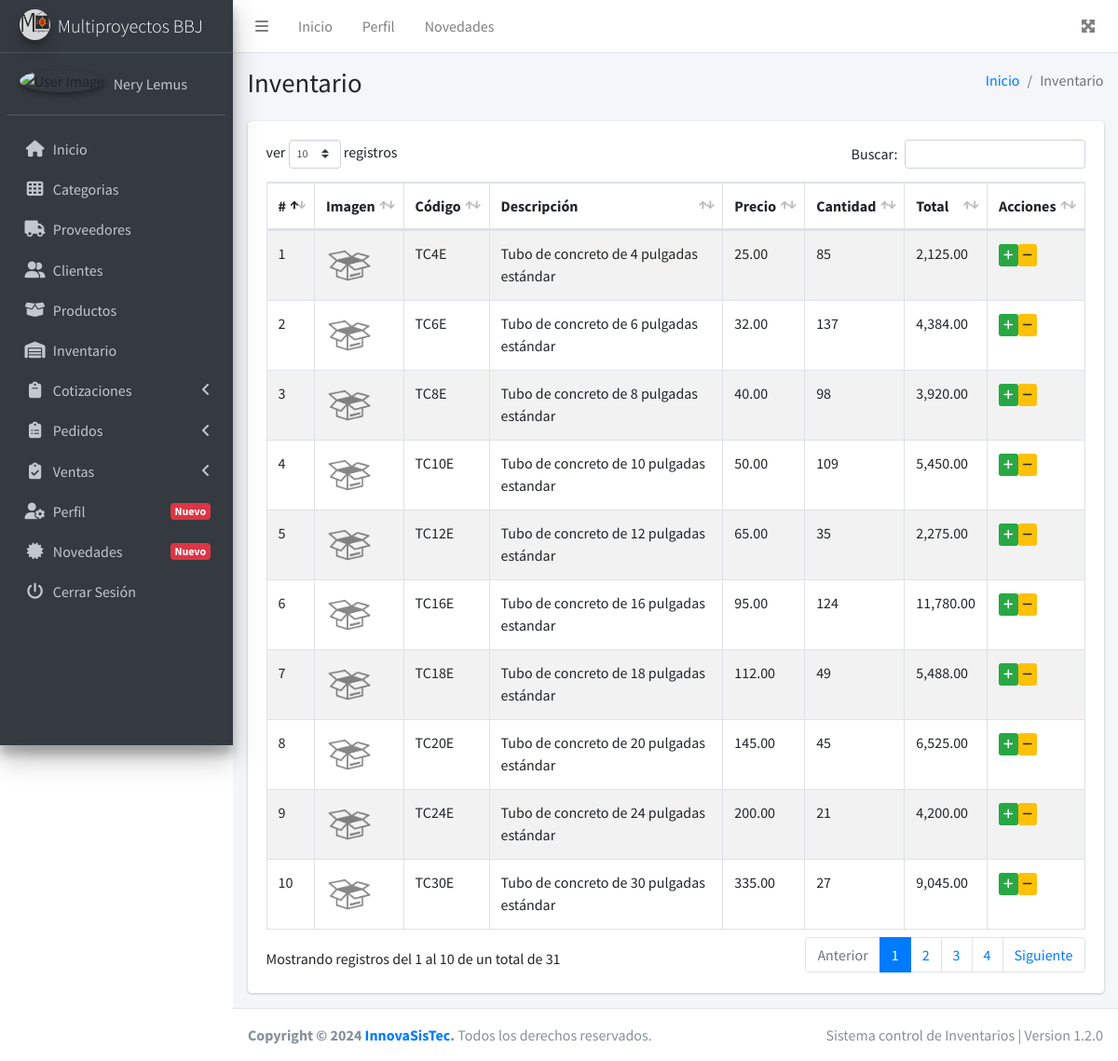
/inventario (signed in), run on the app's committed database.
### tables this page shows
CREATE TABLE `institucion` (
  `idInstitucion` int(11) NOT NULL,
  `nombre` varchar(100) NOT NULL,
  `razonSocial` text NOT NULL,
  `nit` varchar(50) NOT NULL,
  `direccion` text NOT NULL,
  `telefono` varchar(15) NOT NULL,
  `correo` varchar(60) NOT NULL,
  `sitioWeb` varchar(100) NOT NULL,
  `logotipo` text NOT NULL
);

CREATE TABLE `inventario` (
  `idInventario` int(11) NOT NULL,
  `cantidad` int(11) NOT NULL,
  `producto` int(11) NOT NULL,
  `fecha` datetime NOT NULL DEFAULT CURRENT_TIMESTAMP
);

CREATE TABLE `productos` (
  `idProducto` int(11) NOT NULL,
  `codigo` varchar(50) NOT NULL,
  `descripcion` text NOT NULL,
  `precioCompra` decimal(28,2) NOT NULL,
  `precioVenta` decimal(28,2) NOT NULL,
  `categoria` int(11) NOT NULL,
  `proveedor` int(11) NOT NULL,
  `estatus` int(11) NOT NULL DEFAULT '1',
  `imagen` text NOT NULL,
  `fecha` datetime NOT NULL DEFAULT CURRENT_TIMESTAMP
);

### controllers/plantilla.controller.php (called while the page is built)
<?php
    class PlantillaController{
        public static function ctrMostrarPlantilla(){
            include 'views/plantilla.php';
        }
    }

### index.php (called while the page is built, shortened)
<?php
    require_once 'controllers/plantilla.controller.php';
    require_once 'controllers/institucion.controller.php';
    require_once 'controllers/productos.controller.php';
    require_once 'controllers/inventarios.controller.php';
    require_once 'controllers/usuarios.controller.php';
    require_once 'models/institucion.model.php';
    require_once 'models/productos.model.php';
    require_once 'models/inventarios.model.php';
    $plantilla = new PlantillaController();
    $plantilla -> ctrMostrarPlantilla();

### controllers/institucion.controller.php (called while the page is built, shortened)
<?php
    class InstitucionController{
        public static function ctrMostrarInstitucion(){
            $tabla = "institucion";
            $respuesta = InstitucionModel::mdlMostrarInstitucion($tabla);
            return $respuesta;
        }
    }

### models/conexion.php (called while the page is built)
<?php
    class Conexion{
        public static function conectar(){
            $link = new PDO("mysql:host=nerylemus84229.ipagemysql.com;dbname=sis_pos",
							"multibb",
							"innova.12");
			$link -> exec("set names utf8");
			return $link;
        }
    }

### models/institucion.model.php (called while the page is built, shortened)
<?php
    require_once 'conexion.php';
    class InstitucionModel{
        public static function mdlMostrarInstitucion($tabla){
            $stmt = Conexion::conectar()->prepare("SELECT * FROM $tabla");
            $stmt -> execute();
            return $stmt -> fetch();
        }
    }

### controllers/inventarios.controller.php (called while the page is built, shortened)
<?php
    class InventariosController{
        public static function ctrMostrarInventario($item, $valor){
            $tabla = "inventario";
            $respuesta = InventariosModel::mdlMostrarInventario($tabla, $item, $valor);
            return $respuesta;
        }
    }

### models/inventarios.model.php (called while the page is built, shortened)
<?php
    require_once 'conexion.php';
    class InventariosModel{
        public static function mdlMostrarInventario($tabla, $item, $valor){
            if($item != null){
                $stmt = Conexion::conectar()->prepare("SELECT * FROM $tabla WHERE $item = :$item");
                $stmt -> bindParam(":".$item, $valor, PDO::PARAM_STR);
                $stmt -> execute();
                return $stmt -> fetchAll();
            }else{
                $stmt = Conexion::conectar()->prepare("SELECT * FROM $tabla");
                $stmt -> execute();
                return $stmt->fetchAll();
            }
        }
    }

### controllers/productos.controller.php (called while the page is built, shortened)
<?php
    class ProductosController{
        public static function ctrMostrarProductos($item, $valor){
            $tabla = "productos";
            $respuesta = ProductosModel::mdlMostrarProductos($tabla, $item, $valor);
            return $respuesta;
        }
    }

### models/productos.model.php (called while the page is built, shortened)
<?php
    require_once 'conexion.php';
    class ProductosModel{
        public static function mdlMostrarProductos($tabla, $item, $valor){
            if($item != null){
                $stmt = Conexion::conectar()->prepare("SELECT * FROM $tabla WHERE $item = :$item");
                $stmt -> bindParam(":".$item, $valor, PDO::PARAM_STR);
                $stmt -> execute();
                return $stmt -> fetchAll();
            }else{
                $stmt = Conexion::conectar()->prepare("SELECT * FROM $tabla");
                $stmt -> execute();
                return $stmt->fetchAll();
            }
        }
    }

### views/modulos/inventario.php (the view, shortened to what this page needs)
<div class="content-wrapper">
    <div class="content-header">
      <div class="container-fluid">
        <div class="row mb-2">
          <div class="col-sm-6">
            <h1 class="m-0">Inventario</h1>
          </div>
          <div class="col-sm-6">
            <ol class="breadcrumb float-sm-right">
              <li class="breadcrumb-item"><a href="inicio">Inicio</a></li>
              <li class="breadcrumb-item active">Inventario</li>
            </ol>
          </div>
        </div>
      </div>
    </div>
    <div class="content">
      <div class="container-fluid">
        <div class="row">
            <div class="col-md-12">
                <div class="card">
                    <div class="card-body">
                        <table class="table table-bordered table-striped tablas">
                        <thead>
                        <tr>
                            <th>#</th>
                            <th>Imagen</th>
                            <th>Código</th>
                            <th>Descripción</th>
                            <th>Precio</th>
                            <th>Cantidad</th>
                            <th>Total</th>
                            <th>Acciones</th>
                        </tr>
                        </thead>
                        <tbody>
                            <?php
                                $item = null;
                                $valor = null;
                                $respuesta = InventariosController::ctrMostrarInventario($item, $valor);
                                foreach ($respuesta as $key => $value) {
                                    $itemProducto = "idProducto";
                                    $valorProducto = $value["producto"];
                                    $respuestaProducto = ProductosController::ctrMostrarProductos($itemProducto, $valorProducto);
                                    if($value["cantidad"] < 0){
                                        $cantidad = "<span class='btn btn-info btn-xs' title='".abs($value["cantidad"])."'>En transito</span>";
                                        $total = 0;
                                    }else{
                                        $cantidad = $value["cantidad"];
                                        $total = $respuestaProducto[0]["precioVenta"] * $value["cantidad"];
                                    }
                                    if($respuestaProducto[0]["estatus"] != 0){
                                        echo '
                                        <tr>
                                            <td>'.($key + 1 ).'</td>
                                            <td><img width="50px" src="'.$respuestaProducto[0]["imagen"].'"></td>
                                            <td>'.$respuestaProducto[0]["codigo"].'</td>
                                            <td>'.$respuestaProducto[0]["descripcion"].'</td>
                                            <td>'.$respuestaProducto[0]["precioVenta"].'</td>
                                            <td>'.$cantidad.'</td>
                                            <td>'.number_format($total,2).'</td>
                                            <td>
                                                <button type="button" class="btn btn-success btn-xs btnAgregarInventario" idInventario="'.$value["idInventario"].'" data-toggle="modal" data-target="#modalAgregarInventario"><i class="fas fa-plus"></i></button>';
                                                if($value["cantidad"] > 0){
                                                    echo '<button type="button" class="btn btn-warning btn-xs btnRestarInventario" idInventario="'.$value["idInventario"].'" data-toggle="modal" data-target="#modalRestarInventario"><i class="fas fa-minus"></i></button>';
                                                }
                                            echo '
                                            </td>
                                        </tr>
                                        ';
                                    }
                                }
                            ?>
                        </tbody>
                        </table>
                    </div>
                </div>
            </div>
        </div>
      </div>
    </div>
  </div>

### views/modulos/sidebar.php (shortened to what this page needs)
<?php
  $respuestaInsitucion = InstitucionController::ctrMostrarInstitucion();
  if($respuestaInsitucion["logotipo"] != null){
    $imagen = $respuestaInsitucion["logotipo"];
  }else{
    $imagen = "views/img/logotipo/default_logo.png";
  }
?>
<aside class="main-sidebar sidebar-dark-primary elevation-4">
    <a href="inicio" class="brand-link">
      <img src="<?php echo $imagen ?>" alt="AdminLTE Logo" class="brand-image img-circle elevation-3" style="opacity: .8">
      <span class="brand-text font-weight-light"><?php echo $respuestaInsitucion["nombre"] ?></span>
    </a>
    <div class="sidebar">
      <div class="user-panel mt-3 pb-3 mb-3 d-flex">
        <div class="image">
          <?php
            if($_SESSION["foto"] != "") {
              echo '<img src="'.$_SESSION["foto"].'" class="img-circle elevation-2" alt="User Image">';
            }else{
              echo '<img src="views/img/users/user_default.jpg" class="img-circle elevation-2" alt="User Image">';
            }
          ?>
        </div>
        <div class="info">
          <a href="perfil" class="d-block"><?php echo $_SESSION["nombre"] ?></a>
        </div>
      </div>
      <nav class="mt-2">
        <ul class="nav nav-pills nav-sidebar flex-column navegacion" data-widget="treeview" role="menu" data-accordion="false">
          <li class="nav-item">
            <a href="inicio" class="nav-link">
              <i class="nav-icon fas fa-home"></i>
              <p>
                Inicio
              </p>
            </a>
          </li>
          <li class="nav-item">
            <a href="categorias" class="nav-link">
              <i class="nav-icon fas fa-th"></i>
              <p>
                Categorias
              </p>
            </a>
          </li>
          <li class="nav-item">
            <a href="proveedores" class="nav-link">
              <i class="nav-icon fas fa-truck"></i>
              <p>
                Proveedores
              </p>
            </a>
          </li>
          <li class="nav-item">
            <a href="clientes" class="nav-link">
              <i class="nav-icon fas fa-user-friends"></i>
              <p>
                Clientes
              </p>
            </a>
          </li>
          <li class="nav-item">
            <a href="productos" class="nav-link">
              <i class="nav-icon fas fa-box-open"></i>
              <p>
                Productos
              </p>
            </a>
          </li>
          <li class="nav-item">
            <a href="inventario" class="nav-link">
              <i class="nav-icon fas fa-warehouse"></i>
              <p>
                Inventario
              </p>
            </a>
          </li>
          <li class="nav-item">
            <a href="#" class="nav-link">
              <i class="nav-icon fas fa-clipboard"></i>
              <p>
                Cotizaciones
                <i class="right fas fa-angle-left"></i>
              </p>
            </a>
          </li>
          <li class="nav-item">
            <a href="#" class="nav-link">
              <i class="nav-icon fas fa-clipboard-list"></i>
              <p>
                Pedidos
                <i class="right fas fa-angle-left"></i>
              </p>
            </a>
          </li>
          <li class="nav-item">
            <a href="#" class="nav-link">
              <i class="nav-icon fas fa-clipboard-check"></i>
              <p>
                Ventas
                <i class="right fas fa-angle-left"></i>
              </p>
            </a>
          </li>
          <li class="nav-item">
            <a href="perfil" class="nav-link">
              <i class="nav-icon fas fa-user-cog"></i>
              <p>
                Perfil
                <span class="right badge badge-danger">Nuevo</span>
              </p>
            </a>
          </li>
          <li class="nav-item">
            <a href="novedades" class="nav-link">
              <i class="nav-icon fas fa-certificate"></i>
              <p>
                Novedades
                <span class="right badge badge-danger">Nuevo</span>
              </p>
            </a>
          </li>
          <li class="nav-item">
            <a href="salir" class="nav-link">
              <i class="nav-icon fas fa-power-off"></i>
              <p>
                Cerrar Sesión
              </p>
            </a>
          </li>
        </ul>
      </nav>
    </div>
  </aside>

### data on the page
institucion: logotipo (picture), nombre "Multiproyectos BBJ"
inventario: producto.imagen (placeholder picture), producto.codigo "TC4E", producto.descripcion "Tubo de concreto de 4 pulgadas estándar", producto.precioVenta "25.00", cantidad "85", total "2,125.00"
inventario: producto.imagen (placeholder picture), producto.codigo "TC6E", producto.descripcion "Tubo de concreto de 6 pulgadas estándar", producto.precioVenta "32.00", cantidad "137", total "4,384.00"
inventario: producto.imagen (placeholder picture), producto.codigo "TC8E", producto.descripcion "Tubo de concreto de 8 pulgadas estándar", producto.precioVenta "40.00", cantidad "98", total "3,920.00"
inventario: producto.imagen (placeholder picture), producto.codigo "TC10E", producto.descripcion "Tubo de concreto de 10 pulgadas estandar", producto.precioVenta "50.00", cantidad "109", total "5,450.00"
inventario: producto.imagen (placeholder picture), producto.codigo "TC12E", producto.descripcion "Tubo de concreto de 12 pulgadas estándar", producto.precioVenta "65.00", cantidad "35", total "2,275.00"
inventario: producto.imagen (placeholder picture), producto.codigo "TC16E", producto.descripcion "Tubo de concreto de 16 pulgadas estandar", producto.precioVenta "95.00", cantidad "124", total "11,780.00"
inventario: producto.imagen (placeholder picture), producto.codigo "TC18E", producto.descripcion "Tubo de concreto de 18 pulgadas estándar", producto.precioVenta "112.00", cantidad "49", total "5,488.00"
inventario: producto.imagen (placeholder picture), producto.codigo "TC20E", producto.descripcion "Tubo de concreto de 20 pulgadas estándar", producto.precioVenta "145.00", cantidad "45", total "6,525.00"
inventario: producto.imagen (placeholder picture), producto.codigo "TC24E", producto.descripcion "Tubo de concreto de 24 pulgadas estándar", producto.precioVenta "200.00", cantidad "21", total "4,200.00"
inventario: producto.imagen (placeholder picture), producto.codigo "TC30E", producto.descripcion "Tubo de concreto de 30 pulgadas estándar", producto.precioVenta "335.00", cantidad "27", total "9,045.00"

### other printed values
$_SESSION["nombre"] "Nery Lemus"
